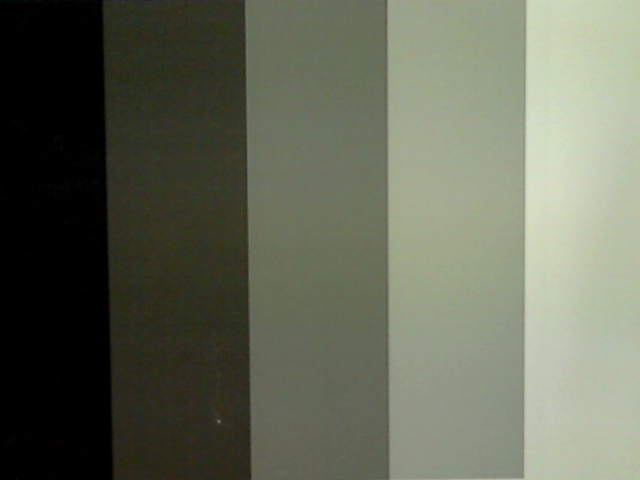
#> input picture Semester 3/SSS/Labor_2/grauwerte/grauwert1.png, 640 x 480 px, found by its file name
$ python Aufgabe1.py
#> lines starting #> are read from the running program, lines starting #| are printed output that depends on the picture

import cv2
import numpy as np
path = "D:\\Studium\\SSS\\Labor_2\\Grauwerte\\grauwert1.png"
#Grauwertkeil einlesen und weiße Ränder abschneiden
img = cv2.imread(path, cv2.IMREAD_GRAYSCALE)
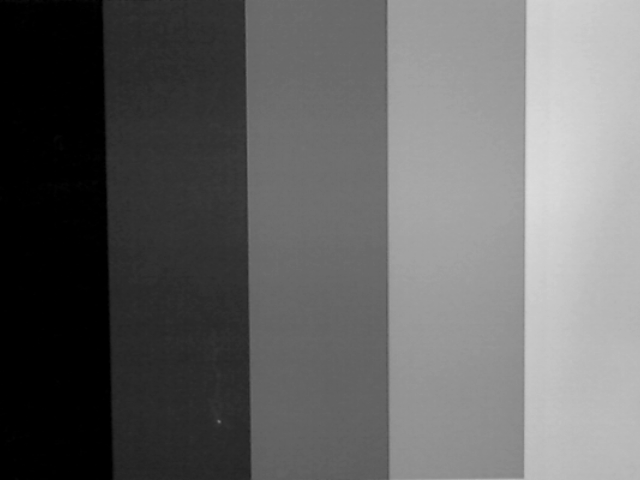
#> img: shape (480, 640); min 0, max 219, mean 101.2
#manuell die einzelnen grauwerte in eigene bilder übertragen
images = []
images.append(img[:,:100])
images.append(img[:,120:240])
images.append(img[:,255:380])
images.append(img[:,400:520])
images.append(img[:,533:])
std = []
mean = []
cv2.imshow('t', images[4])
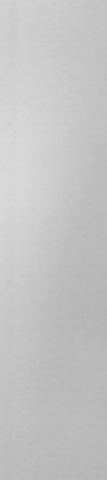
#> window 't': shape (480, 107); min 178, max 218, mean 195.7
cv2.waitKey(0)
cv2.destroyAllWindows()
for x in range(1,6):
    cv2.imwrite("grauwert" + str(x) + ".png", images[x-1])
    mean.append(round(np.mean(images[x-1]), 4))
    std.append(round(np.std(images[x-1]), 4))
#> this loop made 5 passes
#> pass 1, `cv2.imwrite("grauwert" + str(x) + ".png", images[x-1])`:
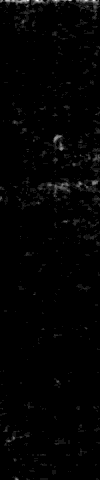
#> saved as grauwert1.png: shape (480, 100); min 0, max 12, mean 0.144; drawn with min black and max white
#> pass 2, `cv2.imwrite("grauwert" + str(x) + ".png", images[x-1])`:
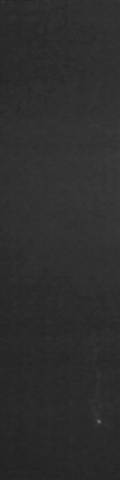
#> saved as grauwert2.png: shape (480, 120); min 32, max 113, mean 45.7
#> after the loop, mean = [0.144, 45.69, 105, 154.8, 195.7]; std = [0.605, 4.57, 4.9, 7.43, 9.4]
for x in range(0,5):
    print("Grwauert " + str(x+1) + " | Median: " + str(mean[x]) + " | STD: " + str(std[x]))
